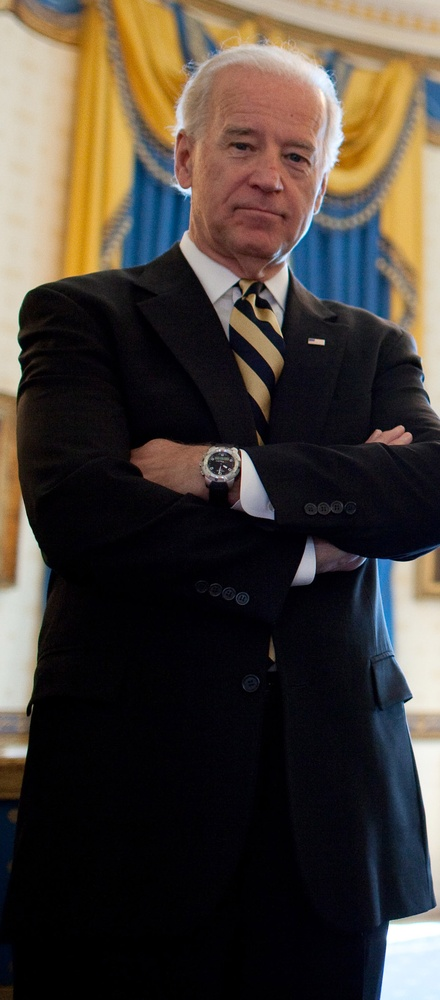
#> input picture openCV/biden.jpg, 440 x 1000 px, shrunk from 970 x 2204 before the run
$ python canny_edge_detection.py --image biden.jpg
#> lines starting #> are read from the running program, lines starting #| are printed output that depends on the picture
import numpy as np
import argparse
import cv2

# fetching the arguments and save in dictionary
ap = argparse.ArgumentParser()
ap.add_argument("-i", "--image", required = True, help = "Enter path to the image")
args = vars(ap.parse_args())

# loading and converting the image into numpy array
image = cv2.imread(args["image"])
#> image is the input picture: shape (1000, 440, 3); mean B, G, R 55.5, 62.7, 70.8

# convert image to greyscale
image = cv2.cvtColor(image, cv2.COLOR_BGR2GRAY)
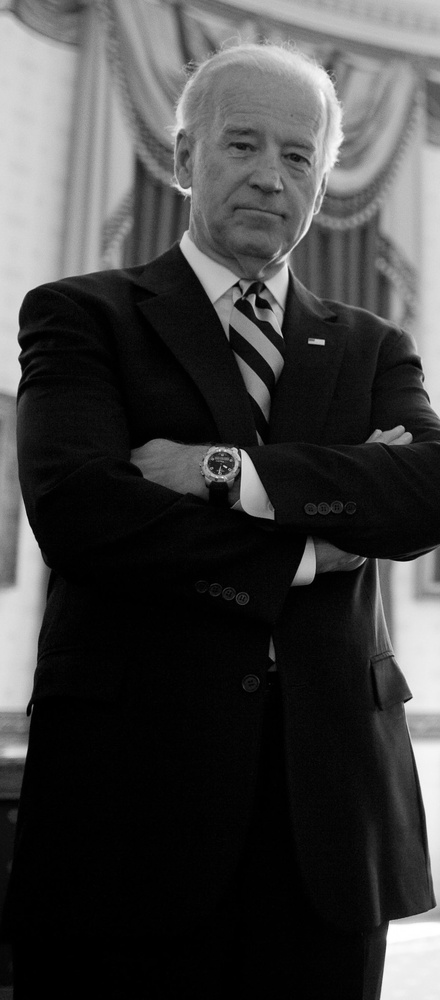
#> image: shape (1000, 440); min 0, max 255, mean 64.3

# implement gaussian blurr
blurred = cv2.GaussianBlur(image, (5,5), 0)

cv2.imshow("Gaussian blurr", blurred)

canny = cv2.Canny(blurred, 30, 150)
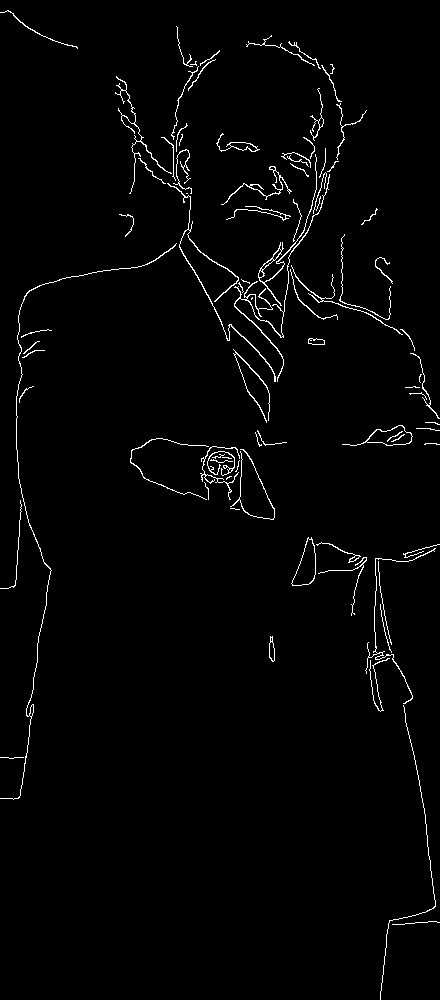
#> canny: shape (1000, 440); 1.9% white in thin lines or dots
cv2.imshow("Canny Edge Detected", canny)
cv2.waitKey(0)

$ run again, on openCV/obama.jpg
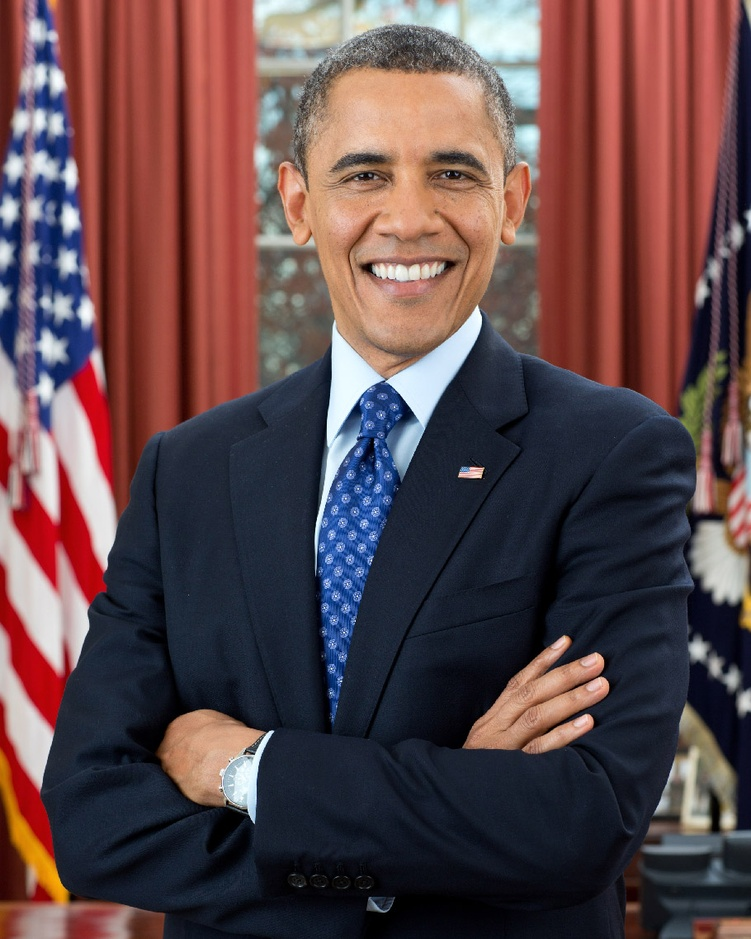
#> input picture openCV/obama.jpg, 751 x 939 px, shrunk from 910 x 1137 before the run
#> image is the input picture: shape (939, 751, 3); mean B, G, R 74.7, 71.7, 95
#> `image = cv2.cvtColor(image, cv2.COLOR_BGR2GRAY)`:
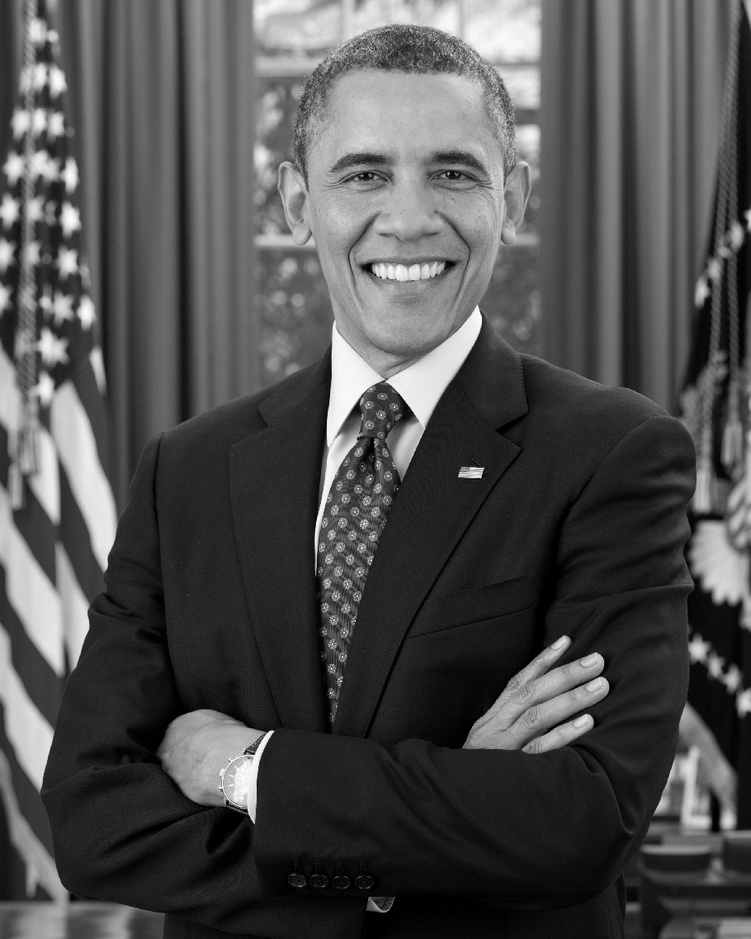
#> image: shape (939, 751); min 0, max 254, mean 79
#> `canny = cv2.Canny(blurred, 30, 150)`:
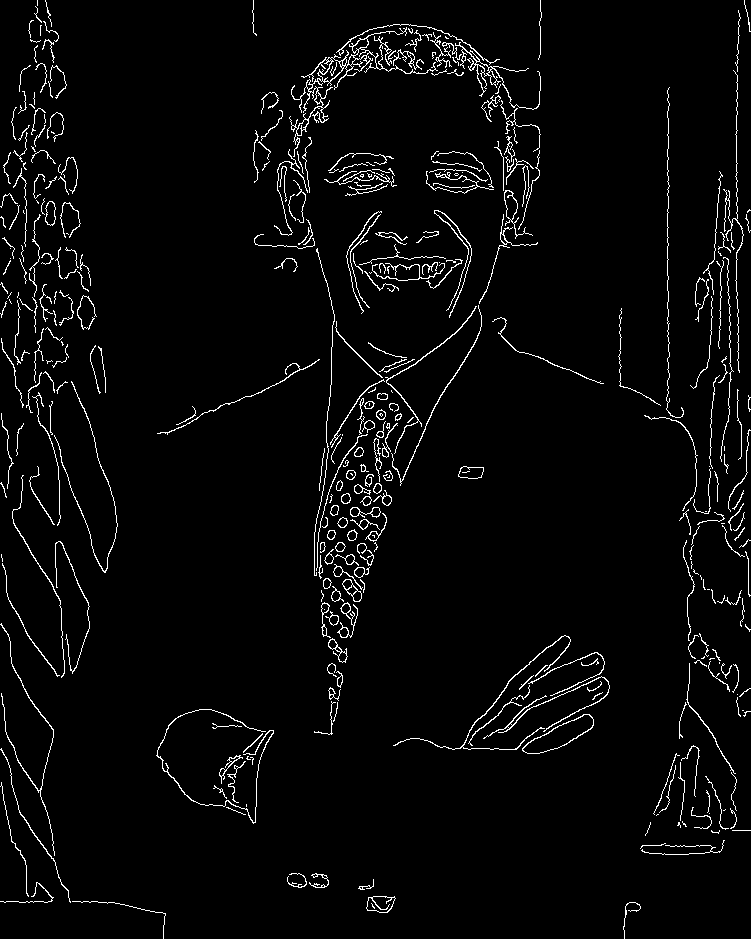
#> canny: shape (939, 751); 3.4% white in thin lines or dots
